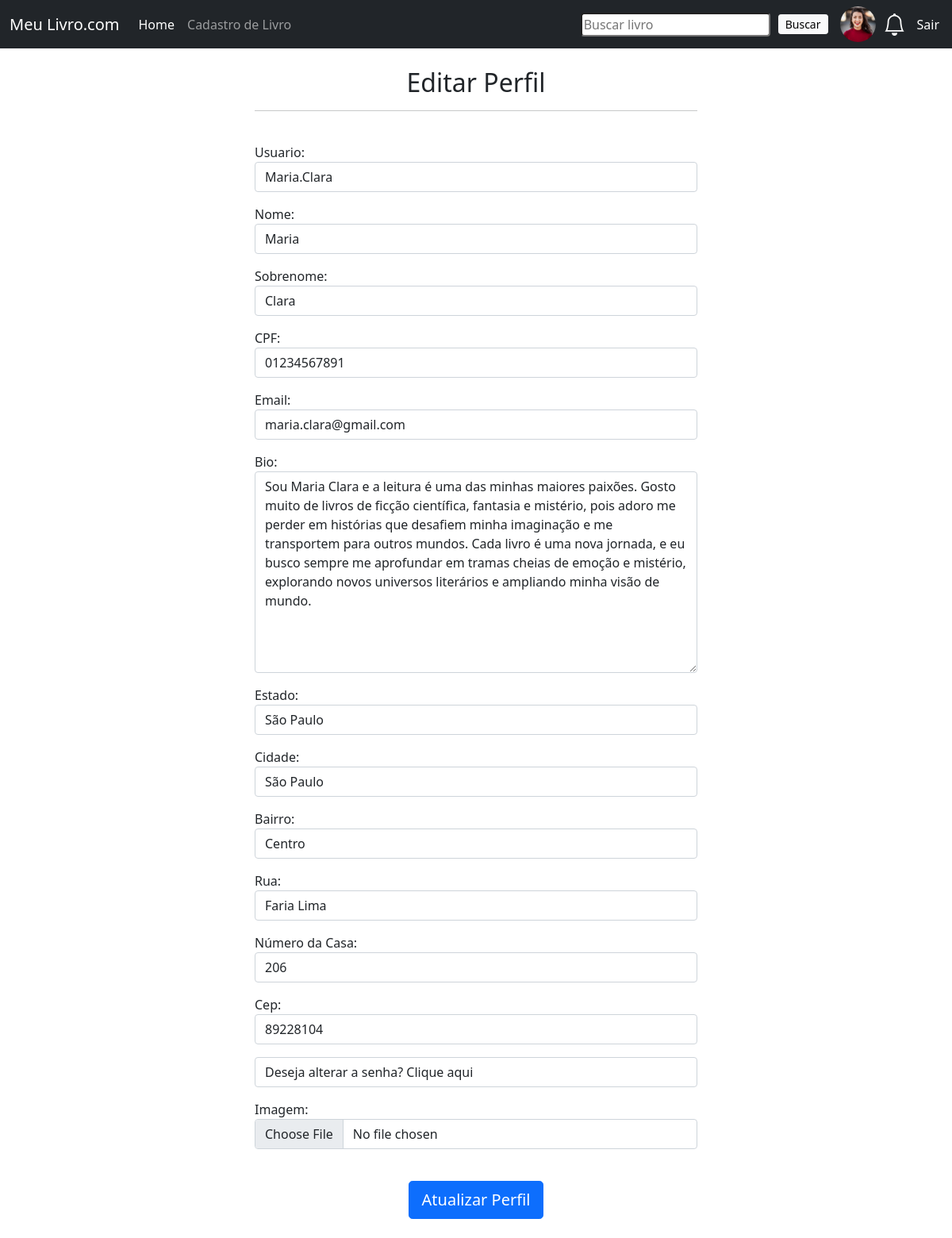
/profile_edit/ (signed in), run on the app's committed database.
### livraria/models.py (models this page shows, shortened)
class UserProfile(models.Model):
    user = models.OneToOneField(User, on_delete=models.CASCADE)
    user_image = models.ImageField(upload_to="users", blank=True, null=True)
    bio = models.TextField(blank=True, null=True)
    cpf = models.CharField(max_length=11,null=False)
    state = models.CharField(max_length=50,null=True)
    city = models.CharField(max_length=50,null=True)
    district = models.CharField(max_length=50,null=True)
    house_number = models.IntegerField(null=True)
    street = models.CharField(max_length=50,null=True)
    cep = models.IntegerField(null=True)
    followers = models.ManyToManyField('self', blank=True, symmetrical=False, related_name='followed_by') # seguidores
    following = models.ManyToManyField('self', blank=True, symmetrical=False, related_name='follows') # seguindo

### livraria/views.py (the view)
# urls.py: path('profile_edit/', profile_user_edit, name="profile_edit" ),
def profile_user_edit(request):
    if request.user.is_authenticated:
        profile = get_object_or_404(UserProfile, user=request.user)  # Cria um objeto do modelo do usuario
        if request.method == 'POST':
            profileForm = ProfileForm(request.POST or None, request.FILES or None, instance=profile)
            userForm = UserForm(request.POST, instance=request.user  )
        else:
            profileForm = ProfileForm(instance=profile)
            userForm = UserForm(instance=request.user  )
        if profileForm.is_valid() and userForm.is_valid():
            user_image = profileForm.cleaned_data['user_image']
            if user_image:
                user_image = resize_profile_image(user_image)
                profile.user_image = user_image # Passa a imagem editada pela função resize_profile_image() para o profile antes de salvar o formulário
            profileForm.save()
            userForm.save()
            messages.success(request, "Perfil Atualizado!")
            return redirect('profile_view', id=request.user.id)
        else:
            if request.method == 'POST':
                messages.error(request,'Erro ao atualizar o perfil. Tente novamente.')
        return render(request, 'profile_edit.html', {
            'profileForm': profileForm,
            'userForm': userForm
        })
    else:
        return redirect('home')

### livraria/templates/profile_edit.html (shortened to what this page needs)
{% extends 'base.html' %}
{% block content %}
<div class="col-md-6 offset-md-3" >
    <h2 class="text-center" >Editar Perfil</h2>
    <hr>
    <br>
    <form method="POST" class="mx-auto" action="{% url 'profile_edit'  %}" style="width:100%;" enctype="multipart/form-data" >
        <p><label>Usuario:</label>{{ userForm.username }}</p>
        <p><label>Nome:</label>{{ userForm.first_name }}</p>
        <p><label>Sobrenome:</label>{{ userForm.last_name }}</p>
        <p><label>CPF:</label>{{ profileForm.cpf }}</p>
        <p><label>Email:</label>{{ userForm.email }}</p>
        <p><label>Bio:</label>{{ profileForm.bio }}</p>
        <p><label>Estado:</label>{{ profileForm.state }}</p>
        <p><label>Cidade:</label>{{ profileForm.city }}</p>
        <p><label>Bairro:</label>{{ profileForm.district }}</p>
        <p><label>Rua:</label>{{ profileForm.street }}</p>
        <p><label>Número da Casa:</label>{{ profileForm.house_number }}</p>
        <p><label>Cep:</label>{{ profileForm.cep }}</p>
        <a onclick="changePassword()" style="text-decoration:none;cursor:pointer;" >
            <p
            class="form-control"
            onmouseover="this.style.backgroundColor='#d3d3d3';"
            onmouseout="this.style.backgroundColor='';" >Deseja alterar a senha? Clique aqui</p>
        </a>
        <p><label>Imagem:</label>{{ userForm.user_image }}</p>
        <br>
        <div class="d-flex justify-content-center ">
            <button type="submit" class="btn btn-primary btn-lg" >Atualizar Perfil</button>
        </div>
    </form>
</div>
<br>
{% endblock %}

### templates/navbar.html (shortened to what this page needs)
{% load static %}
<nav class="navbar navbar-expand-lg navbar-dark bg-dark sticky-top ">
    <div class="container-fluid">
      <a class="navbar-brand" href="{% url 'home' %}">Meu Livro.com</a>
      <div class="collapse navbar-collapse" id="navbarSupportedContent">
        <ul class="navbar-nav me-auto mb-2 mb-lg-0">
          <li class="nav-item">
            <a class="nav-link active" aria-current="page" href="{% url 'home' %}">Home</a>
          </li>
          {% if user.is_authenticated %}
          <li class="nav-item">
            <a class="nav-link" href="{% url 'add_book' %}">Cadastro de Livro</a>
          </li>
          {% endif %}
        </ul>
      </div>
      {% if user.is_authenticated %}
        <div>
          <form method="GET" class="d-flex align-items-center " action="{% url 'book_search'%}">
            <input class="rounded " type="text" name="search" placeholder="Buscar livro">
            <button class="btn btn-light btn-sm d-flex align-items-center" style="height:25px; margin-left:10px;" type="submit">Buscar</button>
          </form>
        </div>
          <div>
            {% if user.userprofile.user_image.url %}
              <a href="{% url 'profile_view' id=request.user.id %}" >
                <img src="{{request.user.userprofile.user_image.url}}" style="width:45px; height:45px; border-radius: 50%; margin-left:15px;margin-right:10px;" alt="img user">
              </a>
            {% endif %}
          </div>
          <a href="#" >
            <i class="bi bi-bell text-white fs-3 " style="margin-right:10px;"></i>
          </a>
          <div class="nav-item">
            <a onclick="clearCart()" class="nav-link text-white p-1" href="{% url 'logout' %}">Sair</a>
          </div>
        {% endif %}
    </div>
  </nav>

### data on the page
UserProfile: cpf "01234567891", bio "Sou Maria Clara e a leitura é uma das minhas maiores paixões. Gosto muito de livros de ficção científica, fantasia e mistério, pois adoro me perder em histórias que desafiem minha imaginação e me transportem para outros mundos. Cada livro é uma nova jornada, e eu busco sempre me aprofundar em tramas cheias de emoção e mistério, explorando novos universos literários e ampliando minha visão de mundo.", state "São Paulo", city "São Paulo", district "Centro", street "Faria Lima", house_number "206", cep "89228104"
